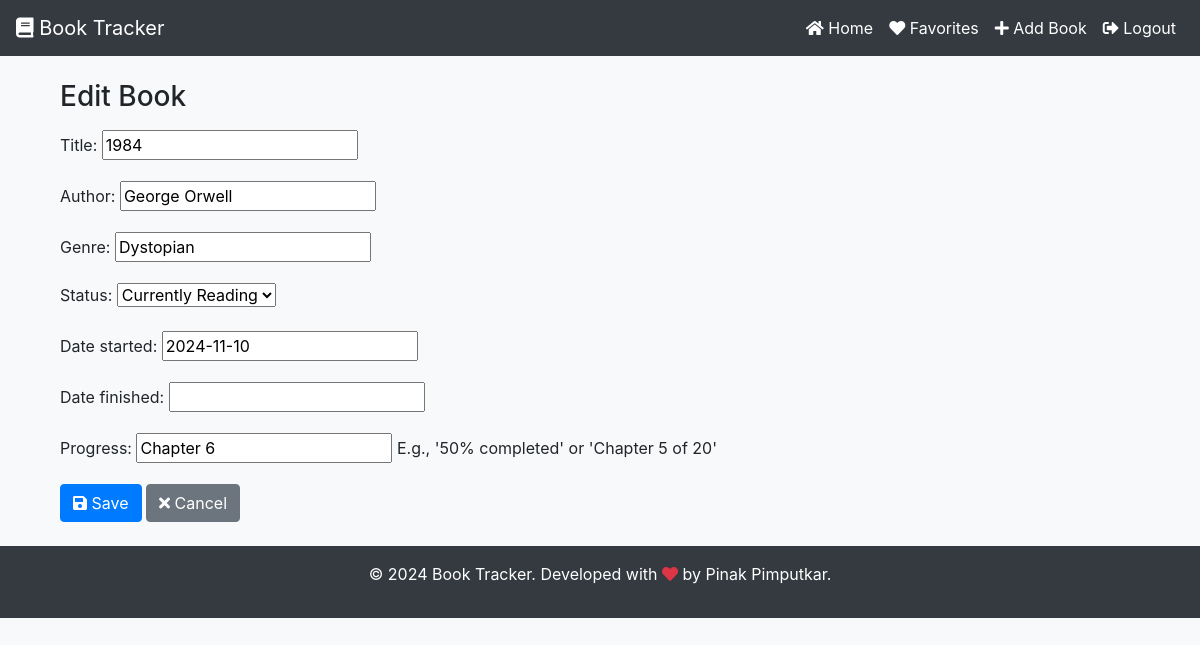
Screenshot of /book/2/edit/ (signed in) with the database file from the repository.
### books/models.py (models this page shows)
class Book(models.Model):
    STATUS_CHOICES = [
        ('R', 'Read'),
        ('CR', 'Currently Reading'),
        ('WR', 'Want to Read'),
    ]
    title = models.CharField(max_length=200)
    author = models.CharField(max_length=200)
    genre = models.CharField(max_length=100)
    status = models.CharField(max_length=2, choices=STATUS_CHOICES, default='WR')
    date_added = models.DateTimeField(auto_now_add=True)
    date_started = models.DateField(null=True, blank=True)
    date_finished = models.DateField(null=True, blank=True)
    progress = models.CharField(max_length=100, blank=True, null=True, help_text="E.g., '50% completed' or 'Chapter 5 of 20'")
    favorited_by = models.ManyToManyField(User, related_name="favorite_books", blank=True)

### books/views.py (the view)
# urls.py: path('book/<int:id>/edit/', edit_book, name='edit_book'),
@login_required
def edit_book(request, id):
    try:
        book = Book.objects.get(id=id)
    except Book.DoesNotExist:
        messages.error(request, "The book you're trying to edit does not exist.")
        return redirect('book_list')
    if request.method == 'POST':
        form = BookForm(request.POST, instance=book)
        if form.is_valid():
            form.save()
            messages.success(request, "Book updated successfully.")
            return redirect('book_detail', id=book.id)
    else:
        form = BookForm(instance=book)
    return render(request, 'book_form.html', {'form': form})

### books/forms.py
class BookForm(forms.ModelForm):
    class Meta:
        model = Book
        fields = ['title', 'author', 'genre', 'status', 'date_started', 'date_finished', 'progress']

### templates/book_form.html (shortened to what this page needs)
{% extends 'base.html' %}
{% block content %}
<div class="container mt-4">
    <h3>{{ form.instance.pk|yesno:"Edit Book,Add Book" }}</h3>
    <form method="post" class="mt-3">
        {{ form.as_p }}
        <button type="submit" class="btn btn-primary"><i class="fas fa-save"></i> Save</button>
        <a href="{% url 'book_list' %}" class="btn btn-secondary"><i class="fas fa-times"></i> Cancel</a>
    </form>
</div>
{% endblock %}

### templates/base.html (style rules this page uses)
body { background-color: #f8f9fa; }

### rows the page displays
Book: instance.pk "Edit Book", title "1984", author "George Orwell", genre "Dystopian", status "Currently Reading", date_started "2024-11-10", progress "Chapter 6"
